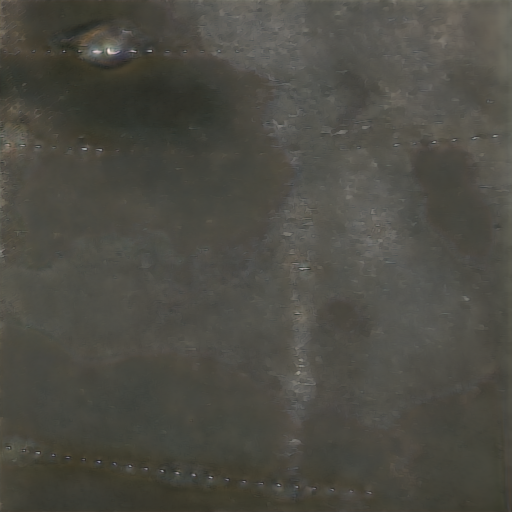
#> input picture assets/dl_cartoon_sample.png, 512 x 512 px
$ python -i traditional.py   (imports and definitions only)
#> lines starting #> are read from the running program, lines starting #| are printed output that depends on the picture
#> further down, picture is the input picture: shape (512, 512, 3); mean B, G, R 68.5, 76, 77.2
import cv2
import numpy as np


def cartoonize(image: np.ndarray,
               bilateral_d: int = 9,
               sigma_color: float = 75,
               sigma_space: float = 75,
               canny_low: int = 50,
               canny_high: int = 150,
               k_colors: int = 12) -> np.ndarray:
#> called with bilateral_d = 9, sigma_color = 75, sigma_space = 75, canny_low = 50, canny_high = 150, k_colors = 12
    bilateral = cv2.bilateralFilter(image, bilateral_d, sigma_color, sigma_space)

    gray = cv2.cvtColor(image, cv2.COLOR_BGR2GRAY)
    edges = cv2.Canny(gray, canny_low, canny_high)
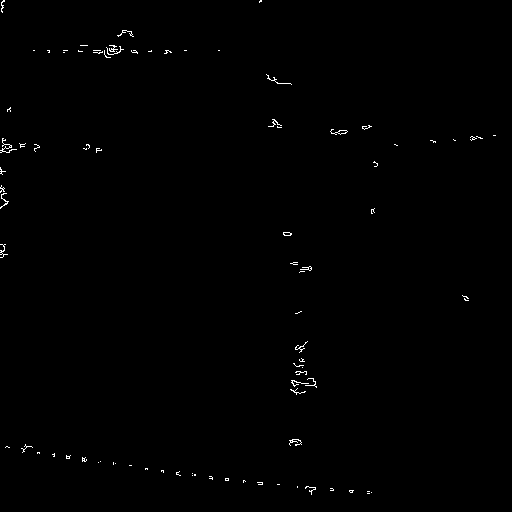
#> edges: shape (512, 512); 0.43% white in thin lines or dots
    edges = cv2.cvtColor(edges, cv2.COLOR_GRAY2BGR)
#> edges: shape (512, 512, 3); 0.43% white in thin lines or dots
    edges_inv = 255 - edges
#> edges_inv: shape (512, 512, 3); 99.6% white; black in thin lines or dots

    data = bilateral.reshape((-1, 3)).astype(np.float32)
    criteria = (cv2.TERM_CRITERIA_EPS + cv2.TERM_CRITERIA_MAX_ITER, 20, 1.0)
    _, labels, centers = cv2.kmeans(data, k_colors, None, criteria, 10,
                                     cv2.KMEANS_PP_CENTERS)
#> centers = [[87.16, 93.24, 94.99], [67.62, 74.94, 76.85], [48.34, 58.64, 59.58], [81.42, 87.45, 88.58], [54.3, 63.88, 65.24], [63.64, 71.44, 72.71], [93.91, 100.6, 102.7], [43.33, 51.56, 50.59], [76.27, 82.89, 83.99], [60.3, 68.21, 68.64], [148.3, 151.8, 156.2], [71.74, 78.5, 79.79]]
    centers = centers.astype(np.uint8)
#> centers = [[87, 93, 94], [67, 74, 76], [48, 58, 59], [81, 87, 88], [54, 63, 65], [63, 71, 72], [93, 100, 102], [43, 51, 50], [76, 82, 83], [60, 68, 68], [148, 151, 156], [71, 78, 79]]
    quantized = centers[labels.flatten()].reshape(bilateral.shape)

    result = cv2.bitwise_and(quantized, edges_inv)
    return result


def pencil_sketch(image: np.ndarray,
                  blur_kernel: int = 21) -> np.ndarray:
    gray = cv2.cvtColor(image, cv2.COLOR_BGR2GRAY)
    gray_inv = 255 - gray
    blurred = cv2.GaussianBlur(gray_inv, (blur_kernel, blur_kernel), sigmaX=0, sigmaY=0)
    sketch = cv2.divide(gray.astype(np.float32), 255 - blurred.astype(np.float32), scale=256.0)
    sketch = np.clip(sketch, 0, 255).astype(np.uint8)
    return cv2.cvtColor(sketch, cv2.COLOR_GRAY2BGR)


def watercolor(image: np.ndarray,
               mean_shift_sp: int = 15,
               mean_shift_sr: int = 40,
               gamma: float = 1.2,
               saturation_boost: float = 1.1,
               noise_sigma: float = 3.0) -> np.ndarray:
    ms = cv2.pyrMeanShiftFiltering(image, mean_shift_sp, mean_shift_sr)

    hsv = cv2.cvtColor(ms, cv2.COLOR_BGR2HSV).astype(np.float32)
    hsv[:, :, 2] = 255.0 * ((hsv[:, :, 2] / 255.0) ** gamma)
    hsv[:, :, 1] = np.clip(hsv[:, :, 1] * saturation_boost, 0, 255)
    toned = cv2.cvtColor(hsv.astype(np.uint8), cv2.COLOR_HSV2BGR)

    noise = np.random.normal(0, noise_sigma, toned.shape).astype(np.float32)
    result = toned.astype(np.float32) + noise
    result = np.clip(result, 0, 255).astype(np.uint8)

    return result


def apply_traditional(image: np.ndarray, style: str) -> np.ndarray:
    if style == "cartoon":
        return cartoonize(image)
    elif style == "sketch":
        return pencil_sketch(image)
    elif style == "watercolor":
        return watercolor(image)
    else:
        raise ValueError(f"Unknown style: {style}")


# [16 lines not run here, left out]

>>> import cv2
>>> picture = cv2.imread('../assets/dl_cartoon_sample.png')
>>> result = cartoonize(picture)
